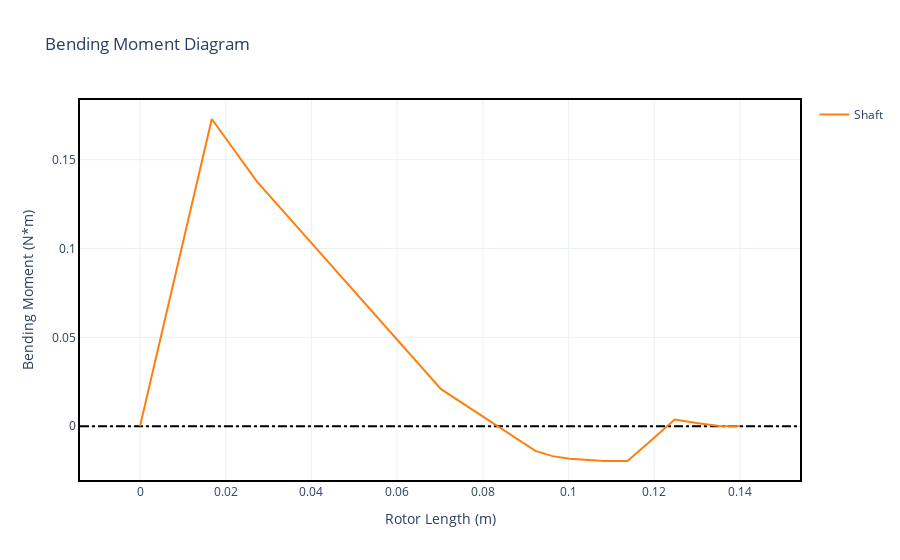

Here is the notebook cell this chart was saved with:
### Markdown cell above
#### 4.2.4 - Bending Moment

### Code cell
static.plot_bending_moment()

### Figure 1 — Plotly figure (JSON) as saved in the notebook; plotly's stock layout.template omitted (floating-point values rounded to 4 significant figures)
{"data": [{"hoverinfo": "none", "line": {"color": "black", "dash": "dashdot"}, "mode": "lines", "showlegend": false, "type": "scatter", "x": [-0.014, 0.154], "y": [0, 0]}, {"hovertemplate": "Rotor Length (m): %{x:.2f}<br>Bending Moment (N*m): %{y:.2f}", "legendgroup": "Shaft", "line": {"shape": "spline", "smoothing": 1}, "mode": "lines", "name": "Shaft", "showlegend": true, "type": "scatter", "x": [0.0, 0.01675, 0.01675, 0.02725, 0.02725, 0.07025, 0.07025, 0.09225, 0.09225, 0.09625, 0.09625, 0.1003, 0.1003, 0.1083, 0.1083, 0.1138, 0.1138, 0.1193, 0.1193, 0.1248, 0.1248, 0.1303, 0.1303, 0.1351, 0.1351, 0.14], "y": [0.0, 0.1729, 0.1729, 0.1378, 0.1378, 0.02083, 0.02083, -0.01393, -0.01393, -0.01685, -0.01685, -0.01838, -0.01838, -0.01959, -0.01959, -0.01956, -0.01956, -0.008109, -0.008109, 0.003763, 0.003763, 0.001669, 0.001669, 4.686e-05, 4.686e-05, 0.0]}], "layout": {"title": {"text": "Bending Moment Diagram"}, "xaxis": {"title": {"text": "Rotor Length (m)"}}, "yaxis": {"title": {"text": "Bending Moment (N*m)"}}}}
